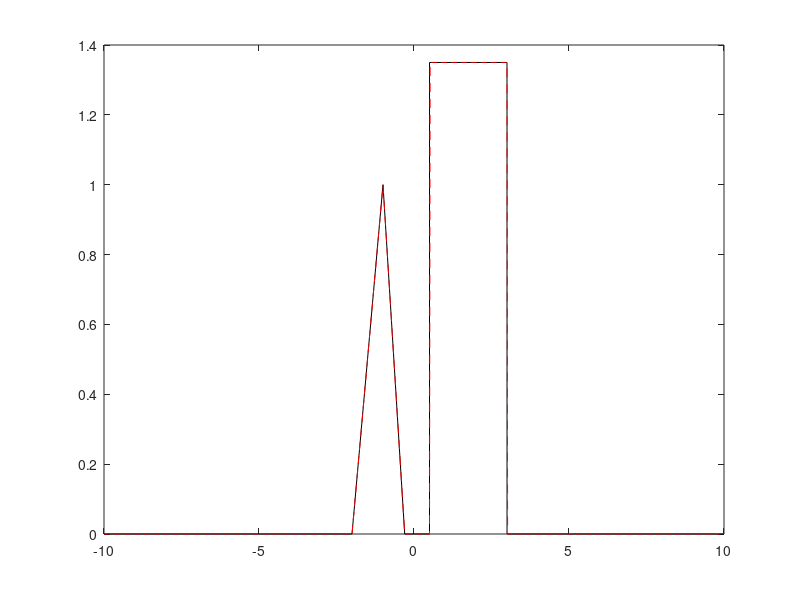

This chart was generated by the following MATLAB code: (Note: this script raises an error after producing the figure.)
clear; close all;

% make initial condition
Y  = [-10 -2 -1 -0.3 0.5 0.501 3    3.001 10];
TI = [  0  0  1  0   0   1.35  1.35 0     0];
plot(Y,TI,'-k');

% interpolate onto a fine grid
y  = linspace(-10,10,1001);
Ti = interp1(Y,TI,y,'linear');
t  = linspace(0,5,100);
hold on;
plot(y,Ti,'--r'); hold off;

% compute the diffusion profiles
Tf = dfs_diffusion(y,Ti,0.1,t);

% plot as a movie
for i=1:length(t)
  plot(y,Tf(:,i),'-k');
  title(['t = ',num2str(t(i))])
  axis([-10 10 -0.1 1.5])
  pause(0.1);
end